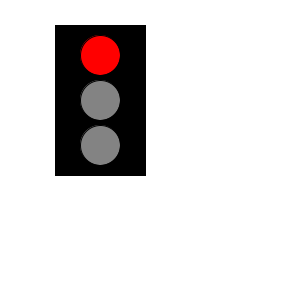
Frame 1 (no input)
Frame 60 (the mouse pressed at the canvas centre just before this capture): identical to frame 1, image omitted
Frame 120 (the mouse held since frame 60 and released just before this capture): identical to frame 1, image omitted

The Processing sketch that drew this single still picture (run headless with seeded random() and noise(); from frame 60 on, the mouse is pressed at the canvas centre):

// Processing sketch: task3
// ── task3.pde
// it takes a while to work
// note to self: if it doesn´t work restart processing and it will work
color redColor = color(255, 0, 0);
color yellowColor = color(243, 250, 53);
color greenColor = color(0, 255, 0);
color backgroundColor = color(255);
color greyColor = color(131, 131, 131);

int currentLight = 0;

void setup() {
  size(300, 300);
  background(backgroundColor);
}

void draw() {
  ellipseMode(CENTER);
  rectMode(CENTER);

  fill(0);
  rect(100, 100, 90, 150);

  if (currentLight == 0) {
    fill(redColor);
    ellipse(100, 55, 40, 40);

    fill(greyColor);
    ellipse(100, 100, 40, 40);

    fill(greyColor);
    ellipse(100, 145, 40, 40);
    
  } else if (currentLight == 1) {
    fill(redColor);
    ellipse(100, 55, 40, 40);

    fill(yellowColor);
    ellipse(100, 100, 40, 40);

    fill(greyColor);
    ellipse(100, 145, 40, 40);
    
  } else if (currentLight == 2) {
    fill(redColor);
    ellipse(100, 55, 40, 40);

    fill(yellowColor);
    ellipse(100, 100, 40, 40);

    fill(greyColor);
    ellipse(100, 145, 40, 40);
    
  } else if (currentLight == 3) {
    fill(greyColor);
    ellipse(100, 55, 40, 40);

    fill(greyColor);
    ellipse(100, 100, 40, 40);

    fill(greenColor);
    ellipse(100, 145, 40, 40);
    
  } else {
    fill(greyColor);
    ellipse(100, 55, 40, 40);

    fill(yellowColor);
    ellipse(100, 100, 40, 40);

    fill(greyColor);
    ellipse(100, 145, 40, 40);
  }
}

void keyPressed() { 

  switch(currentLight) {
    case 0:
      currentLight = 1;
      break;
    case 1:
      currentLight = 2;
      break;
    case 2:
      currentLight = 3;
      break;
    case 3:
      currentLight = 4;
      break;
    case 4:
      currentLight = 0;
      break;
  }
}
